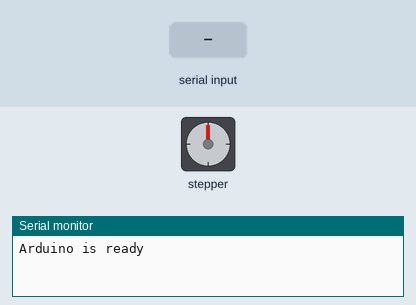
This sketch was run on a simulated Arduino Uno, built with avr-gcc and run on an emulated ATmega328P. On the bench: stepper motor, the last lines printed to the serial monitor. Inputs (shaded band) come from the test bench. Stepper angles assume 50 steps per turn.

Above: at 1.2 s.
1.3 s: "a" received over Serial
At 1.45 s:
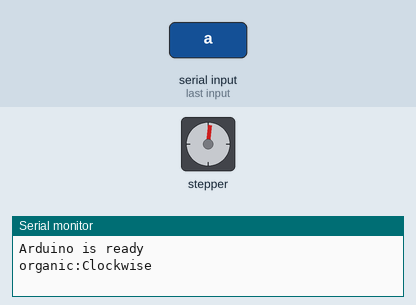
At 3.76 s:
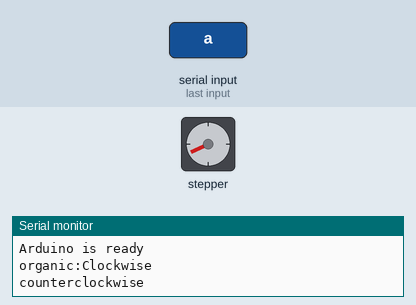
4.3 s: "b" received over Serial
At 5.46 s:
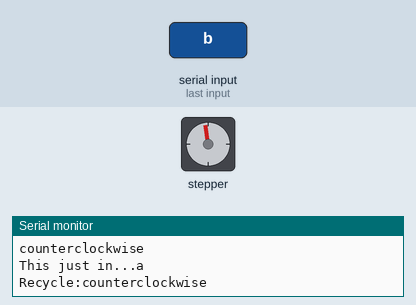
Timing chart, 0 to 9.8 s (numbered marks = the images above; inputs shaded):
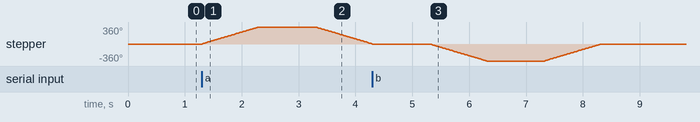

The sketch:

receiveCharFromPC.ino
```cpp
// Send 'a' for organic waste and 'b' for recycling
#include <Stepper.h>

const int stepsPerRevolution = 50;  // change this to fit the number of steps per revolution
// for your motor

// initialize the stepper library on pins 8 through 11:
Stepper myStepper(stepsPerRevolution, 8, 9, 10, 11);
char receivedChar;
boolean newData = false;

void setup() {
  // put your setup code here, to run once:
  // initialize the serial port:
  Serial.begin(9600);
  Serial.println("Arduino is ready");

  // set the speed at 60 rpm:
  myStepper.setSpeed(60);

//  recycle();

}

void loop() {
  // put your main code here, to run repeatedly:
  receiveChar();
  showNewData();
}

void receiveChar(){
  if (Serial.available() > 0){
    receivedChar = Serial.read();
    if (receivedChar == 97){
      organic();
    }else if(receivedChar == 98){
      recycle();
    }
    newData = true;
  }
}

void showNewData(){
  if (newData == true){
    Serial.print("This just in...");
    Serial.println(receivedChar);
    newData = false;
  }
}

void organic() {
  if (true) {
    Serial.println("organic:Clockwise");
    myStepper.step(stepsPerRevolution);
    delay(1000);

    Serial.println("counterclockwise");
    myStepper.step(-stepsPerRevolution);
    delay(1000);
  }
}

void recycle() {
  Serial.println("Recycle:counterclockwise");
  myStepper.step(-stepsPerRevolution);
  delay(1000);

  Serial.println("clockwise");
  myStepper.step(stepsPerRevolution);
  delay(1000);
}
```

Measured:
- after the input at 1.3 s, stepper: turns 360° clockwise in 0.99 s, then 360° counter-clockwise in 0.99 s
- after the input at 4.3 s, stepper: turns 360° counter-clockwise in 0.99 s, then 360° clockwise in 0.99 s
